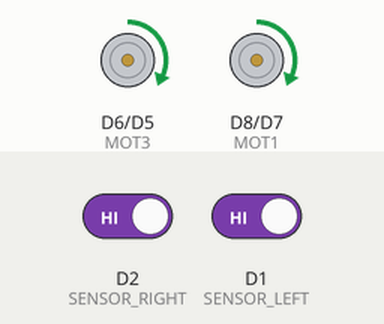
Simulated run of this program. Board: ESP8266 (NodeMCU). Shown: motor-driver pin pairs drawn as motors (green arrow = first pin HIGH = forward, orange = second pin HIGH = backward, longer = more drive). Inputs (shaded band) come from the test bench; at power-on: D1 (SENSOR_LEFT) HIGH, D2 (SENSOR_RIGHT) HIGH.

Above: at 1.8 s.
1.9 s: D1 (SENSOR_LEFT) driven LOW
3.5 s: D1 (SENSOR_LEFT) driven HIGH
At 6.4 s:
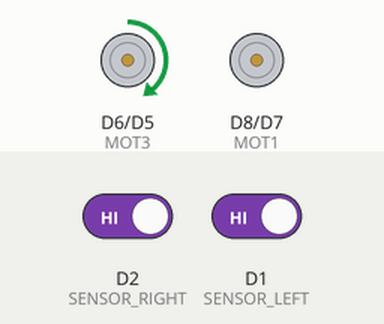
6.7 s: D2 (SENSOR_RIGHT) driven LOW
At 7.4 s:
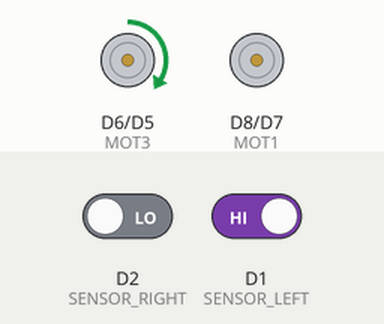
8.5 s: D2 (SENSOR_RIGHT) driven HIGH
At 9.8 s:
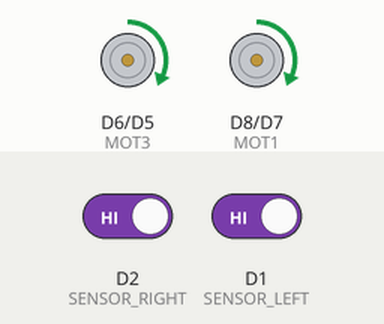
Timing chart, 0 to 12.7 s (numbered marks = the images above; inputs shaded):
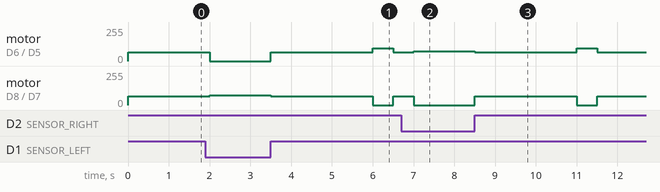

The program:

main.cpp
```cpp
#include <Arduino.h>

#define BLACK 1

#define WHITE 0

// Constants for pins and speeds

const int MOT1 = D8; // Left motor forward

const int MOT2 = D7; // Left motor backward

const int MOT3 = D6; // Right motor forward

const int MOT4 = D5; // Right motor backward

const int SENSOR_LEFT = D1;

const int SENSOR_RIGHT = D2;

// Speed settings

const int MAX_SPEED = 90;

const int INITIAL_SPEED = 67;

const int TURN_SPEED = 75; // Adjusted for tight corners

const int BACKWARD_SPEED = 65;

// State variables

int leftSensorState = WHITE;

int rightSensorState = WHITE;

bool isRunning = false;

// Timer variables for stuck detection

unsigned long lastSensorChange = 0;

int lastLeftState = WHITE;

int lastRightState = WHITE;

void turnRight();

void turnLeft();

void stop();

void forward();

void readSensors();

void spinRightUntilBlack();

void spinLeftUntilBlack();

void setup()

{

  pinMode(MOT1, OUTPUT);

  pinMode(MOT2, OUTPUT);

  pinMode(MOT3, OUTPUT);

  pinMode(MOT4, OUTPUT);

  pinMode(SENSOR_LEFT, INPUT_PULLUP);

  pinMode(SENSOR_RIGHT, INPUT_PULLUP);

  Serial.begin(9600);
}

void stop()

{

  analogWrite(MOT1, 0);

  analogWrite(MOT2, 0);

  analogWrite(MOT3, 0);

  analogWrite(MOT4, 0);
}

void forward()

{

  analogWrite(MOT1, INITIAL_SPEED);

  analogWrite(MOT2, 0);

  analogWrite(MOT3, INITIAL_SPEED);

  analogWrite(MOT4, 0);
}

void spinRightUntilBlack()

{

  // Spin the right motor until the right sensor detects black

  analogWrite(MOT1, 0); // Stop left motor

  analogWrite(MOT3, TURN_SPEED); // Spin right motor

  while (digitalRead(SENSOR_RIGHT) == WHITE)
  {

    delay(10); // Wait until the right sensor detects black
  }

  stop(); // Stop after detecting black
}

void spinLeftUntilBlack()

{

  // Spin the left motor until the left sensor detects black

  analogWrite(MOT3, 0); // Stop right motor

  analogWrite(MOT1, TURN_SPEED); // Spin left motor

  while (digitalRead(SENSOR_LEFT) == WHITE)
  {

    delay(10); // Wait until the left sensor detects black
  }

  stop(); // Stop after detecting black
}

void turnLeft()

{

  int speed = TURN_SPEED; // Start with TURN_SPEED

  unsigned long startTime = millis();

  // Right motor forward, left motor stopped

  analogWrite(MOT1, 0);

  analogWrite(MOT2, 0);

  analogWrite(MOT3, speed);

  analogWrite(MOT4, 0);

  // Wait until right sensor sees white

  while (digitalRead(SENSOR_RIGHT) == BLACK)

  {

    // Increase speed if taking too long

    if (millis() - startTime > 500 && speed < MAX_SPEED)

    {

      speed = min(MAX_SPEED, speed + 5);

      analogWrite(MOT3, speed);
    }

    delay(10);
  }

  analogWrite(MOT3, 0); // Stop turning
}

void turnRight()

{

  int speed = TURN_SPEED; // Start with TURN_SPEED

  unsigned long startTime = millis();

  // Left motor forward, right motor stopped

  analogWrite(MOT1, speed);

  analogWrite(MOT2, 0);

  analogWrite(MOT3, 0);

  analogWrite(MOT4, 0);

  // Wait until left sensor sees white

  while (digitalRead(SENSOR_LEFT) == BLACK)

  {

    // Increase speed if taking too long

    if (millis() - startTime > 500 && speed < MAX_SPEED)

    {

      speed = min(MAX_SPEED, speed + 5);

      analogWrite(MOT1, speed);
    }

    delay(10);
  }

  analogWrite(MOT1, 0); // Stop turning
}

void readSensors()

{

  leftSensorState = digitalRead(SENSOR_LEFT);

  rightSensorState = digitalRead(SENSOR_RIGHT);
}

void loop()

{

  readSensors();

  // Check if sensors have changed

  if (leftSensorState != lastLeftState || rightSensorState != lastRightState)

  {

    lastSensorChange = millis();

    lastLeftState = leftSensorState;

    lastRightState = rightSensorState;
  }

  else

  {

    // Check if stuck

    if (millis() - lastSensorChange > 2000)

    { // 2 seconds without change

      // Perform recovery

      // Turn 45 degrees at speed 95

      analogWrite(MOT1, 0);

      analogWrite(MOT3, 95); // Turn right at speed 95

      delay(500); // Adjust this delay to achieve 45 degrees

      stop(); // Stop after turning

      lastSensorChange = millis(); // Reset the timer
    }
  }

  if (leftSensorState == BLACK && rightSensorState == WHITE)

  {

    spinRightUntilBlack(); // Spin right until the right sensor detects black
  }

  else if (rightSensorState == BLACK && leftSensorState == WHITE)

  {

    spinLeftUntilBlack(); // Spin left until the left sensor detects black
  }

  else if (leftSensorState == WHITE && rightSensorState == WHITE)

  {

    forward();
  }

  else

  {

    // Both sensors on black - handle intersection

    forward();

    delay(500); // Cross the intersection
  }
}
```

Measured:
- after the input at 3.5 s, motor on D6 (MOT3) / D5 (MOT4): stopped → forward 67/255 at once, → forward 95/255 2.5 s later, → forward 67/255 0.50 s later; motor on D8 (MOT1) / D7 (MOT2): forward 75/255 → forward 67/255 at once, → stopped 2.5 s later, → forward 67/255 0.50 s later
- after the input at 6.7 s, motor on D6 (MOT3) / D5 (MOT4): forward 67/255 → forward 75/255 after 0.30 s; motor on D8 (MOT1) / D7 (MOT2): forward 67/255 → stopped after 0.30 s
- after the input at 8.5 s, motor on D6 (MOT3) / D5 (MOT4): forward 75/255 → forward 67/255 at once, → forward 95/255 2.5 s later, → forward 67/255 0.50 s later; motor on D8 (MOT1) / D7 (MOT2): stopped → forward 67/255 at once, → stopped 2.5 s later, → forward 67/255 0.50 s later
